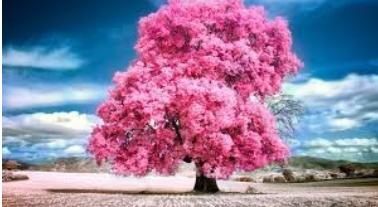
#> input picture Experiments/image.png, 378 x 207 px
$ python 'exp-21 laplacian sharpening.py'
#> lines starting #> are read from the running program, lines starting #| are printed output that depends on the picture
import cv2
import numpy as np

img = cv2.imread('image.png')
#> img is the input picture: shape (207, 378, 3); mean B, G, R 158.5, 127.1, 145.3

if img is None:
    print("Error: Image not found")
    exit()

# Define Laplacian kernel (8-neighbors)
kernel = np.array([[1, 1, 1],
                   [1, -8, 1],
                   [1, 1, 1]])

# Apply filter
laplacian = cv2.filter2D(img, -1, kernel)
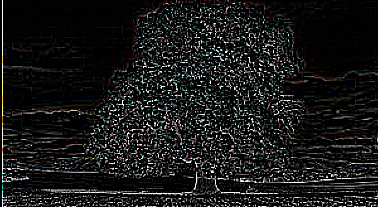
#> laplacian: shape (207, 378, 3); mean B, G, R 24.8, 24.8, 24.4

# Sharpening: original - laplacian
sharpened = cv2.subtract(img, laplacian)
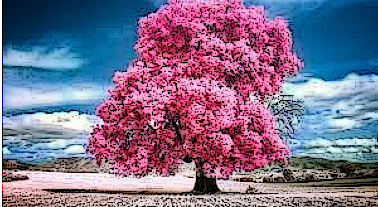
#> sharpened: shape (207, 378, 3); mean B, G, R 139.6, 110.5, 124.8

cv2.imshow("Original", img)
cv2.imshow("Sharpened (Diagonal Laplacian)", sharpened)
cv2.waitKey(0)
cv2.destroyAllWindows()

$ run again, with Experiments/1 exp.png copied over Experiments/image.png
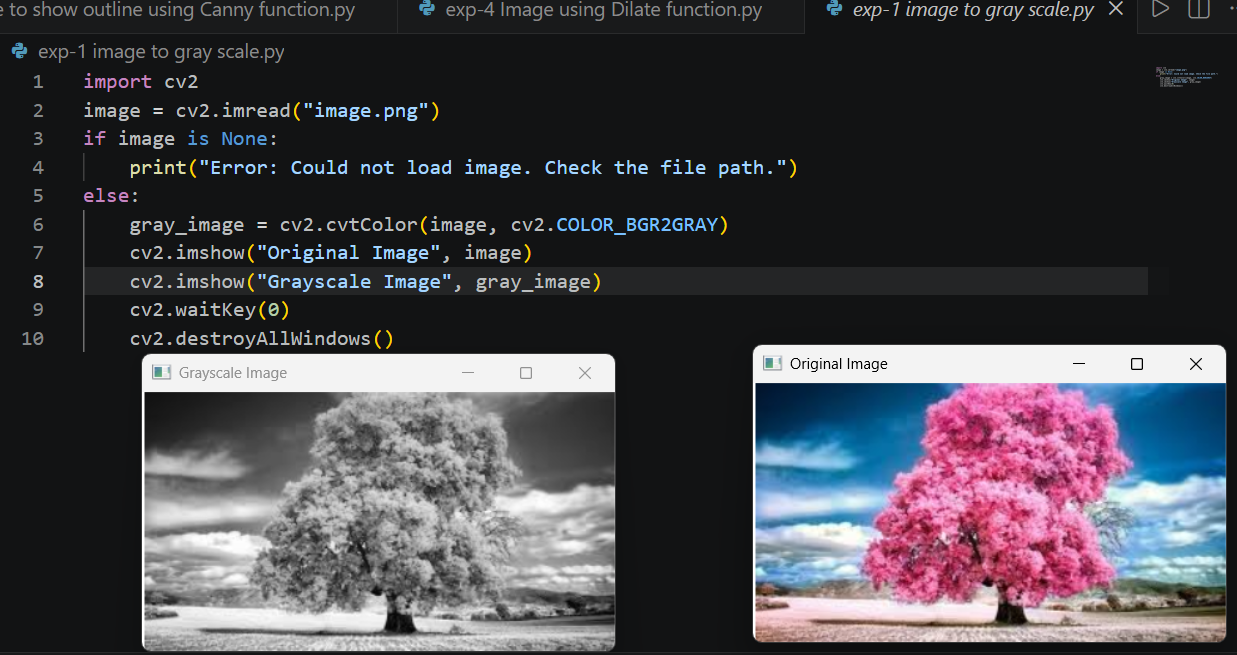
#> input picture Experiments/1 exp.png, 1237 x 655 px
#> img is the input picture: shape (655, 1237, 3); mean B, G, R 73.3, 67.7, 69.4
#> `laplacian = cv2.filter2D(img, -1, kernel)`:
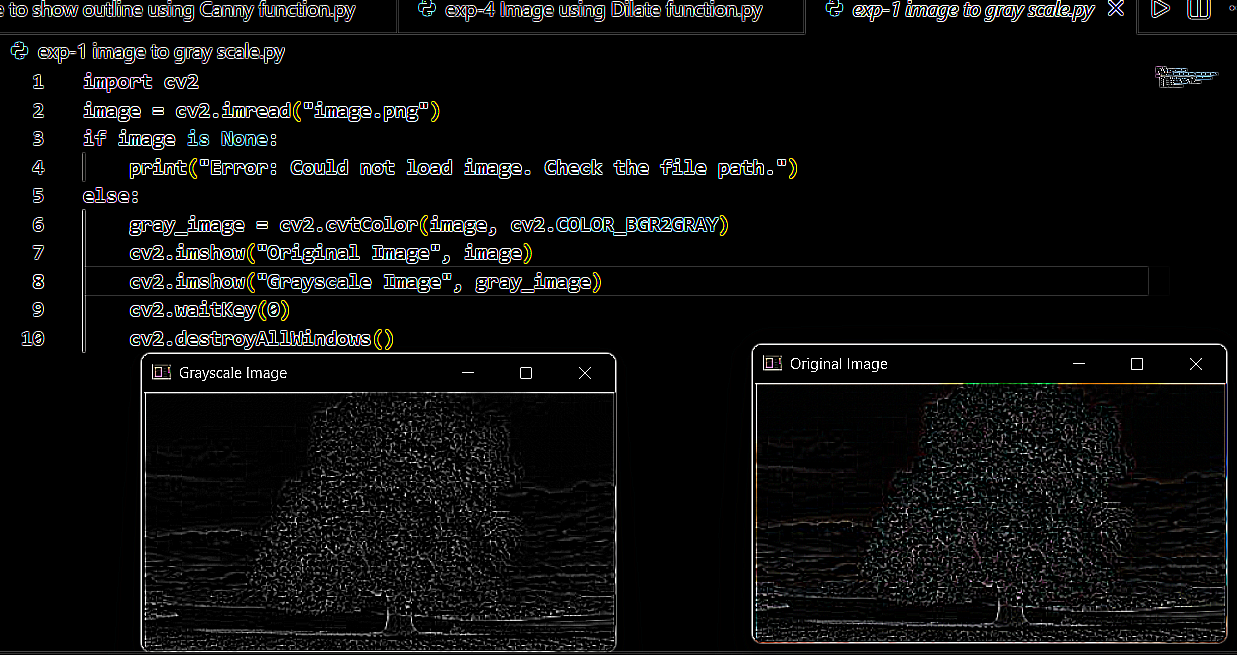
#> laplacian: shape (655, 1237, 3); mean B, G, R 13.2, 13.4, 13.2
#> `sharpened = cv2.subtract(img, laplacian)`:
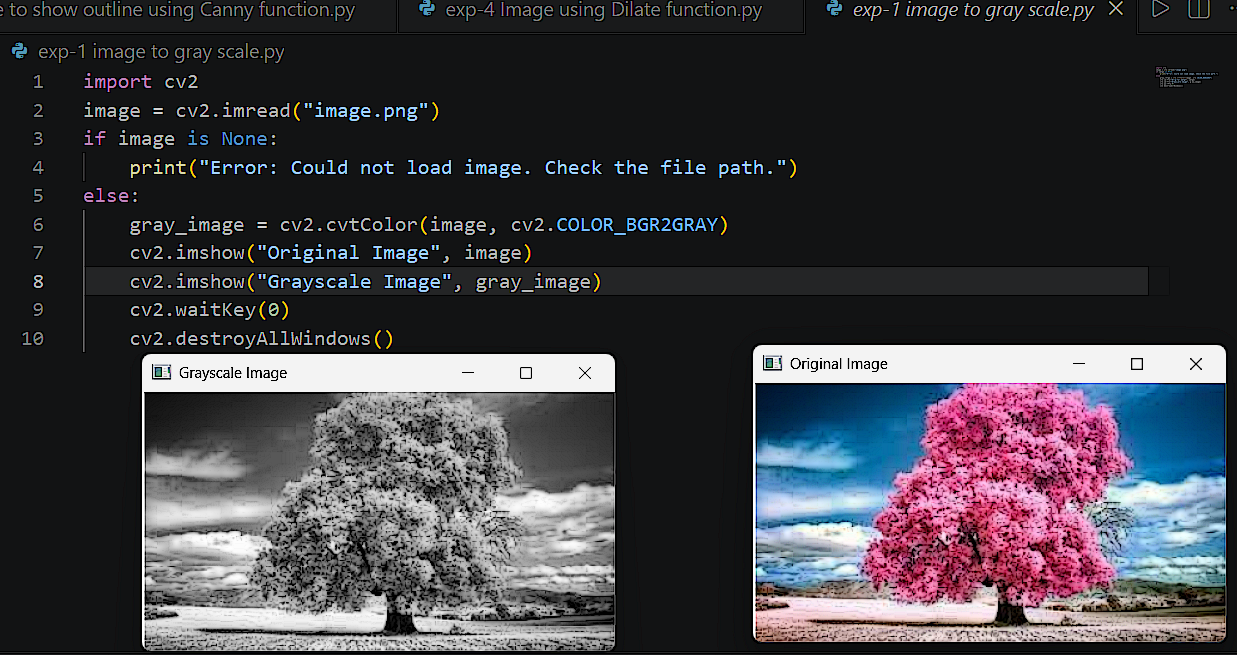
#> sharpened: shape (655, 1237, 3); mean B, G, R 67.8, 62.3, 63.9
